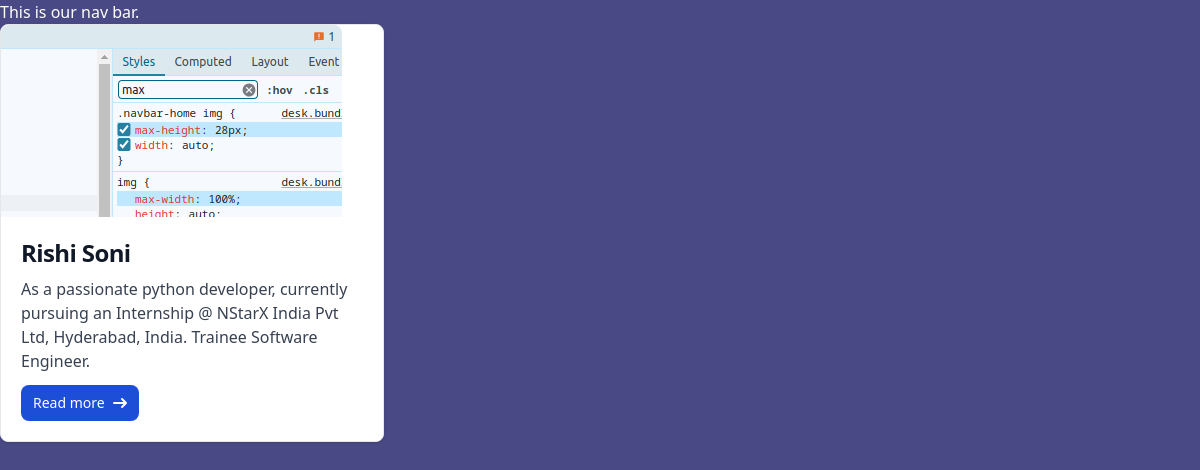
Screenshot of /app/3/ with the database file from the repository.
### test_app/models.py (models this page shows, shortened)
class PersonalInfo(models.Model):
    CHAI_TYPE_CHOICE = [
        ('ML', 'MASALA'),
        ('GR', 'GINGER'),
        ('KL', 'KIWI'),
        ('PL', 'PLAIN'),
        ('EL', 'ELACHI')
    ]
    name = models.CharField(max_length=30)
    image = models.ImageField(upload_to='image_data/')
    date_added = models.DateTimeField(default=timezone.now())
    type_of_chai = models.CharField(max_length=2, choices=CHAI_TYPE_CHOICE)
    description = models.TextField(default='No Descriptions') #Text field is required that is why we set default=''.

### test_app/views.py (the view)
# urls.py: path('<int:info_id>/', views.details, name='detailed_info'),
def details(request, info_id):
    details = get_object_or_404(PersonalInfo, pk=info_id)
    return render(request, 'test_app/detailed_info.html', {'details': details})

### test_app/templates/test_app/detailed_info.html (shortened to what this page needs)
{% extends "layout.html" %}
{% block content %}
<div class="max-w-sm content-center bg-white border border-gray-200 rounded-lg shadow dark:bg-gray-800 dark:border-gray-700">
    <a href="#">
        <img class="rounded-t-lg" src="{{details.image.url}}" alt="" />
    </a>
    <div class="p-5">
        <a href="#">
            <h5 class="mb-2 text-2xl font-bold tracking-tight text-gray-900 dark:text-white">{{details.name}}</h1></h5>
        </a>
        <p class="mb-3 font-normal text-gray-700 dark:text-gray-400">{{details.description}}</p>
        <a href="#" class="inline-flex items-center px-3 py-2 text-sm font-medium text-center text-white bg-blue-700 rounded-lg hover:bg-blue-800 focus:ring-4 focus:outline-none focus:ring-blue-300 dark:bg-blue-600 dark:hover:bg-blue-700 dark:focus:ring-blue-800">
            Read more
             <svg class="rtl:rotate-180 w-3.5 h-3.5 ms-2" aria-hidden="true" xmlns="http://www.w3.org/2000/svg" fill="none" viewBox="0 0 14 10">
                <path stroke="currentColor" stroke-linecap="round" stroke-linejoin="round" stroke-width="2" d="M1 5h12m0 0L9 1m4 4L9 9"/>
            </svg>
        </a>
    </div>
</div>
{% endblock %}

### static/style.css (style rules this page uses)
body { background-color: rgb(73, 73, 133); color: white }

### rows the page displays
PersonalInfo: image (picture), name "Rishi Soni", description "As a passionate python developer, currently pursuing an Internship @ NStarX India Pvt Ltd, Hyderabad, India. Trainee Software Engineer."
